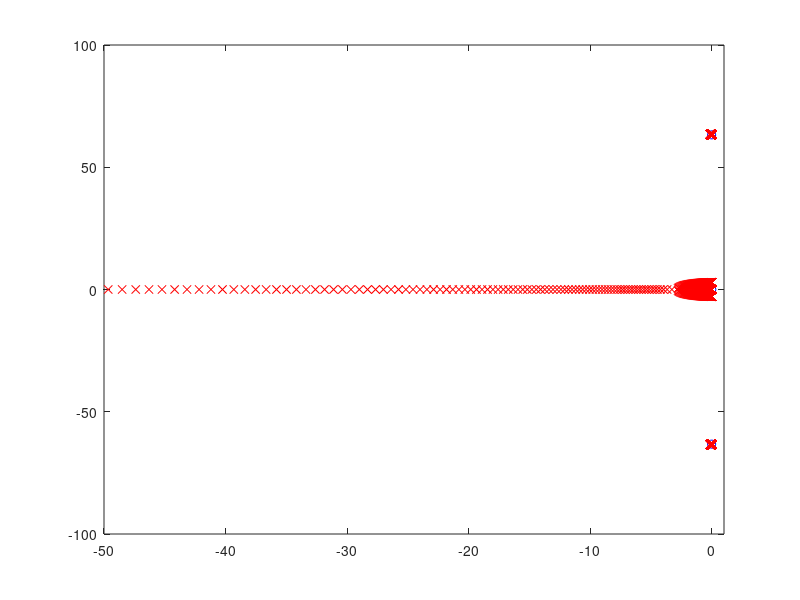

MATLAB code to generate this figure: (Note: a time limit stopped this script after it produced the figure.)
% study1 - Kolbendaempfung

   m = 1;       % kg, Masse Kappl + Kristall
   M = 100;     % kg, Kolbenmasse

   k1 = 8e8;    % kg/s2, Steifigkeit 1
   k2 = 40e8;   % kg/s2, Steifigkeit

% Berechnung der Polstellen

   a = k2/(2*m) + k1/(2*M);
   om1om1 = a + sqrt(a*a-k1*k2/m/M);
   om2om2 = a - sqrt(a*a-k1*k2/m/M);
   
   om1 = sqrt(om1om1);
   om2 = sqrt(om2om2);
   
   f1 = om1/(2*pi);
   f2 = om2/(2*pi);
   
   fprintf('eigen frequencies: f1 = %g Hz, f2 = %g Hz\n',f1,f2);
   
% study poles of total system depemdent of c1

   c1 = [0,1e2,1e4,1e6,1e8];
   
   %clf;
   for (i=1:length(c1))
      a4 = m*M;
      a3 = c1(i)*m;
      a2 = (k1+k2)*m + k2*M;
      a1 = k2*c1(i);
      a0 = k2*(k1+k2) - k2*k2;
      delta = [a4 a3 a2 a1 a0];
      
      s = roots(delta);
      
      fprintf('Damping c1 = %g:\n',c1(i));
      s
   end
   
   
   c1 = 10.^(-10:0.01:10);
   
   clf;
   null = [0 sqrt(-k2/m), -sqrt(-k2/m)];
   plot(real(s)/1000,imag(s)/1000,'bo');
   hold on;
   
   minreal = 0;
   for (i=1:length(c1))
      a4 = m*M;
      a3 = c1(i)*m;
      a2 = (k1+k2)*m + k2*M;
      a1 = k2*c1(i);
      a0 = k2*(k1+k2) - k2*k2;
      delta = [a4 a3 a2 a1 a0];
      
      s = roots(delta);
      minreal = min(minreal,max(real(s)));
      
      plot(real(s)/1000,imag(s)/1000,'rx');
   end
   set(gca,'xlim',[-50 1]);
   fprintf('minimum real values of eigen values: %g:\n',minreal);
   
